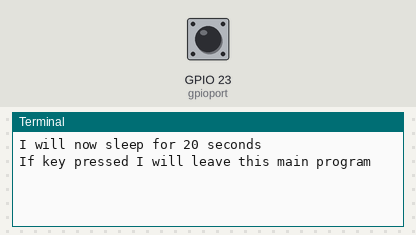
The program below on a simulated Raspberry Pi (BCM pin numbers). Parts: the last lines printed to the terminal. The test bench sets the inputs (shaded band); at power-on: GPIO 23 (gpioport) LOW. The clock reads 2024-03-15 10:24:30 at power-on unless the program sets it.

Above: at 1.2 s.
1.3 s: GPIO 23 (gpioport) pulled HIGH for 0.15 s
At 2.5 s:
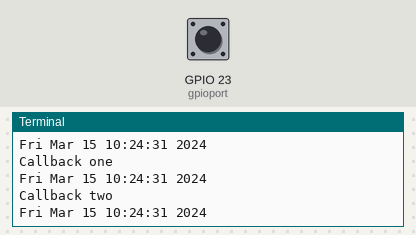
2.9 s: GPIO 23 (gpioport) pulled HIGH for 1 s
At 4.0 s:
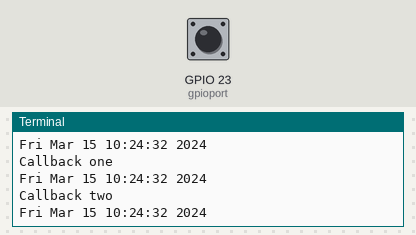
5.4 s: GPIO 23 (gpioport) pulled HIGH for 0.15 s
At 5.9 s:
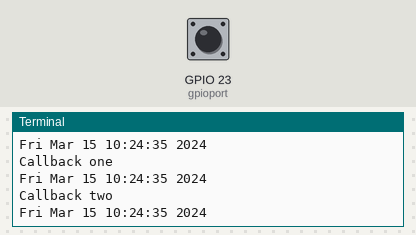
Timing chart, 0 to 8.4 s (numbered marks = the images above; inputs shaded):
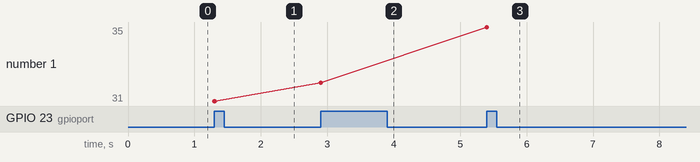

The program:

gpio_in_multiple_callbacks.py
```python
# (licence header left out)
# IMPORT AREA
import sys
import RPi.GPIO as GPIO              # import RPi.GPIO module
import subprocess
import time

# GLOBAL DATA AREA
GPIO.setmode(GPIO.BCM)               # BCM for GPIO numbering
gpioport = 23 # phys pin 16
GPIO.setup(gpioport, GPIO.IN, pull_up_down=GPIO.PUD_DOWN)     # or PUD_UP

sleeptime = 20

# FUNCTION AREA
def my_callback(gpioport):
    print "===>my_callback: This is a edge event callback function!"
    print "Edge detected on gpioport %s" % (gpioport)
    print "This is run in a different thread to your main program"
    print  time.ctime()

def my_callback_one(gpioport):
    print "Callback one"
    print  time.ctime()


def my_callback_two(gpioport):
    print "Callback two"
    print  time.ctime()


# MAIN AREA
if __name__ == "__main__":
   # add event detect , introduce the callback functions:
   GPIO.add_event_detect(gpioport, GPIO.RISING, callback=my_callback)  # add rising edge detect
   GPIO.add_event_callback(gpioport, my_callback_one) # if more functions, introduce them
   GPIO.add_event_callback(gpioport, my_callback_two) # if more functions, introduce them

   print "I will now sleep for %s seconds" % (sleeptime)
   print "If key pressed I will leave this main program"
   time.sleep(sleeptime)
   print "I am back in the main area. I have finished my sleep"


   sys.exit(0) # All exits back to outer shell should leave 0 if no error(s) and >< 0 if failing
```

Measured:
- after the input at 1.3 s, the terminal: prints a new line at once (image 1)
- after the input at 2.9 s, the terminal: prints a new line at once (image 2)
- after the input at 5.4 s, the terminal: prints a new line at once (image 3)
- plotted number 1: 31 → 32 after the input at 2.9 s, 32 → 35 after the input at 5.4 s
